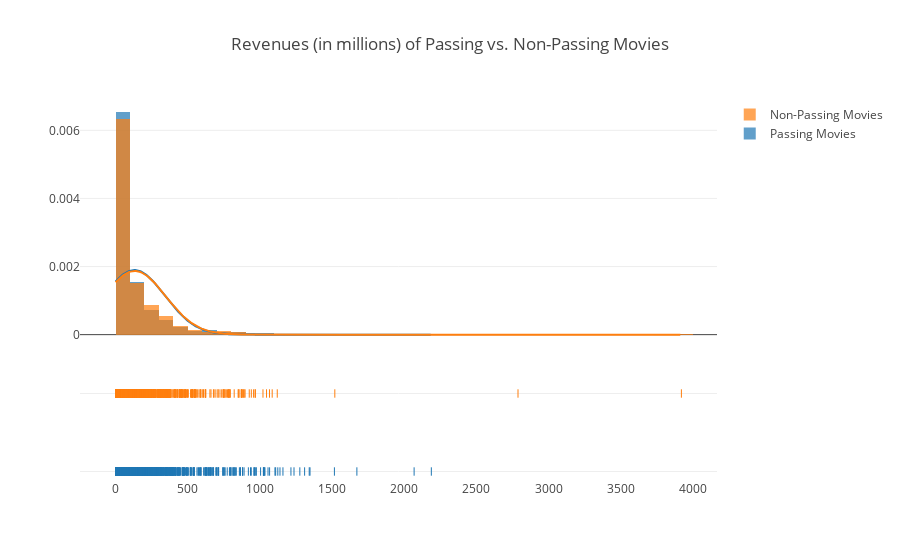

The notebook cell this image was saved under:
### Markdown cell above
### Hypothesis 2
* H0 - There is no statistically significant difference between the revenues of films that pass the Bechdel Test and films that do not pass the Bechdel Test. </br>
    * $H_0$: $\mu_1$ = $\mu_2$
* H2 - There is a statistically significant difference bettween the revenues of films that pass the Bechdel Test and films that do not pass the Bechdel Test.
    * $H_a$: $\mu_1$ $\neq$ $\mu_2$

### Code cell
x1 = passing_movies.revenue_millions
x2 = non_passing_movies.revenue_millions

hist_data = [x1, x2]
labels = ['Passing Movies', 'Non-Passing Movies']

fig = ff.create_distplot(hist_data, labels, curve_type='normal', bin_size=100)
fig['layout'].update(title='Revenues (in millions) of Passing vs. Non-Passing Movies')
iplot(fig)

### Figure 1 — Plotly figure (JSON) as saved in the notebook; plotly's stock layout.template omitted (floating-point values rounded to 4 significant figures; data arrays with more than 128 entries replaced by an {"elided": "..."} marker saying what was removed)
{"data": [{"histnorm": "probability density", "legendgroup": "Passing Movies", "marker": {"color": "rgb(31, 119, 180)"}, "name": "Passing Movies", "opacity": 0.7, "type": "histogram", "uid": "cf9912ae-3d4a-4f85-bd13-74040afac437", "x": {"elided": "1904 float values"}, "xaxis": "x", "xbins": {"end": 2187.0, "size": 100, "start": 5e-06}, "yaxis": "y"}, {"histnorm": "probability density", "legendgroup": "Non-Passing Movies", "marker": {"color": "rgb(255, 127, 14)"}, "name": "Non-Passing Movies", "opacity": 0.7, "type": "histogram", "uid": "8e971782-05c5-4799-bee1-444f46e9bce0", "x": {"elided": "1595 float values"}, "xaxis": "x", "xbins": {"end": 3920, "size": 100, "start": 1e-06}, "yaxis": "y"}, {"legendgroup": "Passing Movies", "marker": {"color": "rgb(31, 119, 180)"}, "mode": "lines", "name": "Passing Movies", "showlegend": false, "type": "scatter", "uid": "076f8334-944a-4f91-9712-be991807ef21", "x": {"elided": "500 float values"}, "xaxis": "x", "y": {"elided": "500 float values"}, "yaxis": "y"}, {"legendgroup": "Non-Passing Movies", "marker": {"color": "rgb(255, 127, 14)"}, "mode": "lines", "name": "Non-Passing Movies", "showlegend": false, "type": "scatter", "uid": "d8b0caf5-a3b3-40b1-80a2-95c0acc4c753", "x": {"elided": "500 float values"}, "xaxis": "x", "y": {"elided": "500 float values"}, "yaxis": "y"}, {"legendgroup": "Passing Movies", "marker": {"color": "rgb(31, 119, 180)", "symbol": "line-ns-open"}, "mode": "markers", "name": "Passing Movies", "showlegend": false, "type": "scatter", "uid": "48f9ddb5-0a2a-4faa-9cdb-ad972b397f33", "x": {"elided": "1904 float values"}, "xaxis": "x", "y": {"elided": "1904 str values"}, "yaxis": "y2"}, {"legendgroup": "Non-Passing Movies", "marker": {"color": "rgb(255, 127, 14)", "symbol": "line-ns-open"}, "mode": "markers", "name": "Non-Passing Movies", "showlegend": false, "type": "scatter", "uid": "752c881c-0af7-4035-85ae-032055f8d6b6", "x": {"elided": "1595 float values"}, "xaxis": "x", "y": {"elided": "1595 str values"}, "yaxis": "y2"}], "layout": {"autosize": true, "barmode": "overlay", "hovermode": "closest", "legend": {"traceorder": "reversed"}, "title": {"text": "Revenues (in millions) of Passing vs. Non-Passing Movies"}, "xaxis": {"anchor": "y2", "autorange": true, "domain": [0, 1], "range": [-241.5, 4162.0], "type": "linear", "zeroline": false}, "yaxis": {"anchor": "free", "autorange": true, "domain": [0.35, 1], "position": 0, "range": [-0.0003627, 0.006891], "type": "linear"}, "yaxis2": {"anchor": "x", "autorange": true, "domain": [0, 0.25], "dtick": 1, "range": [-0.1338, 1.134], "showticklabels": false, "type": "category"}}}
